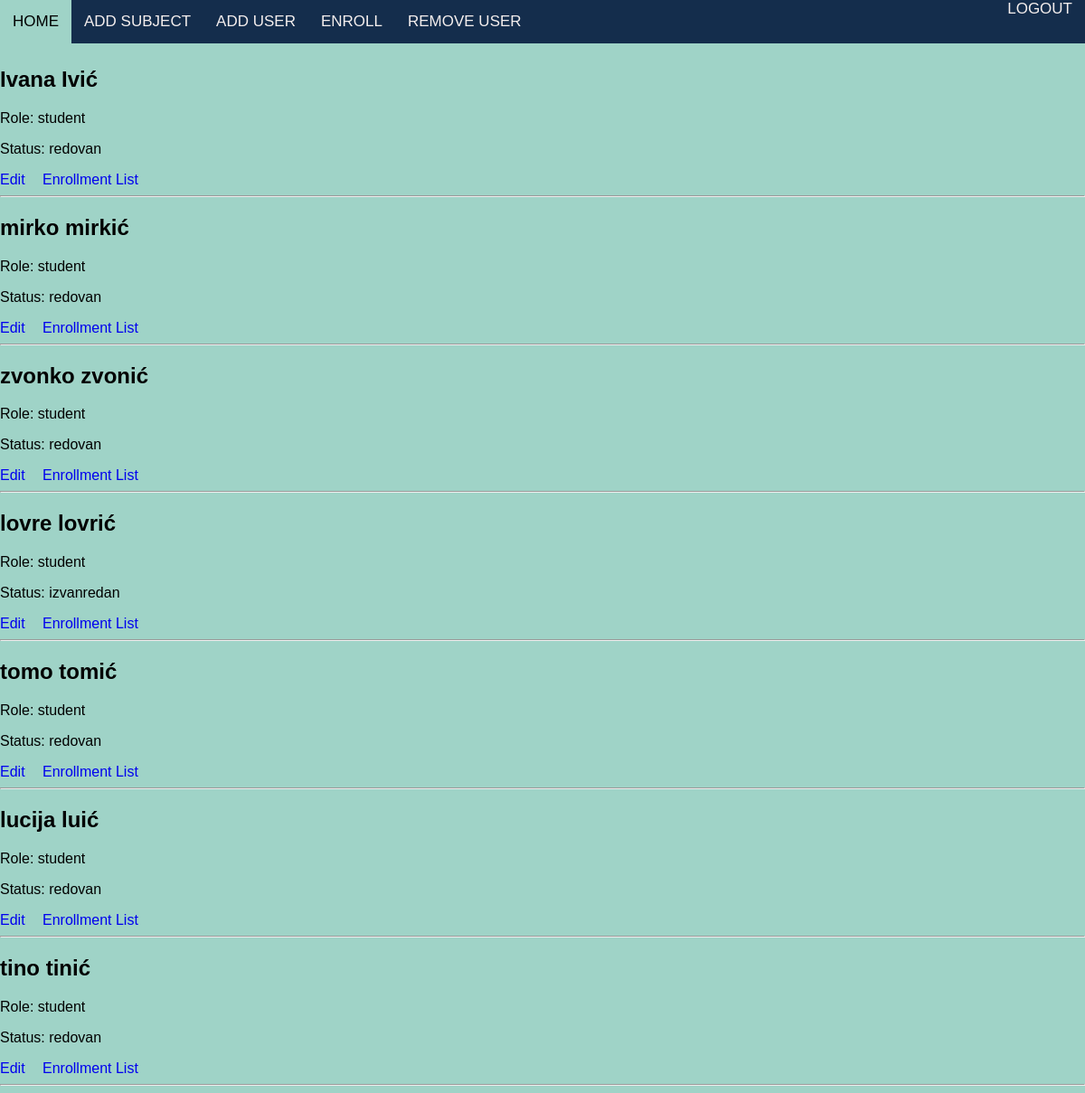
/students/ (signed in), run on an earlier commit of the app's database.
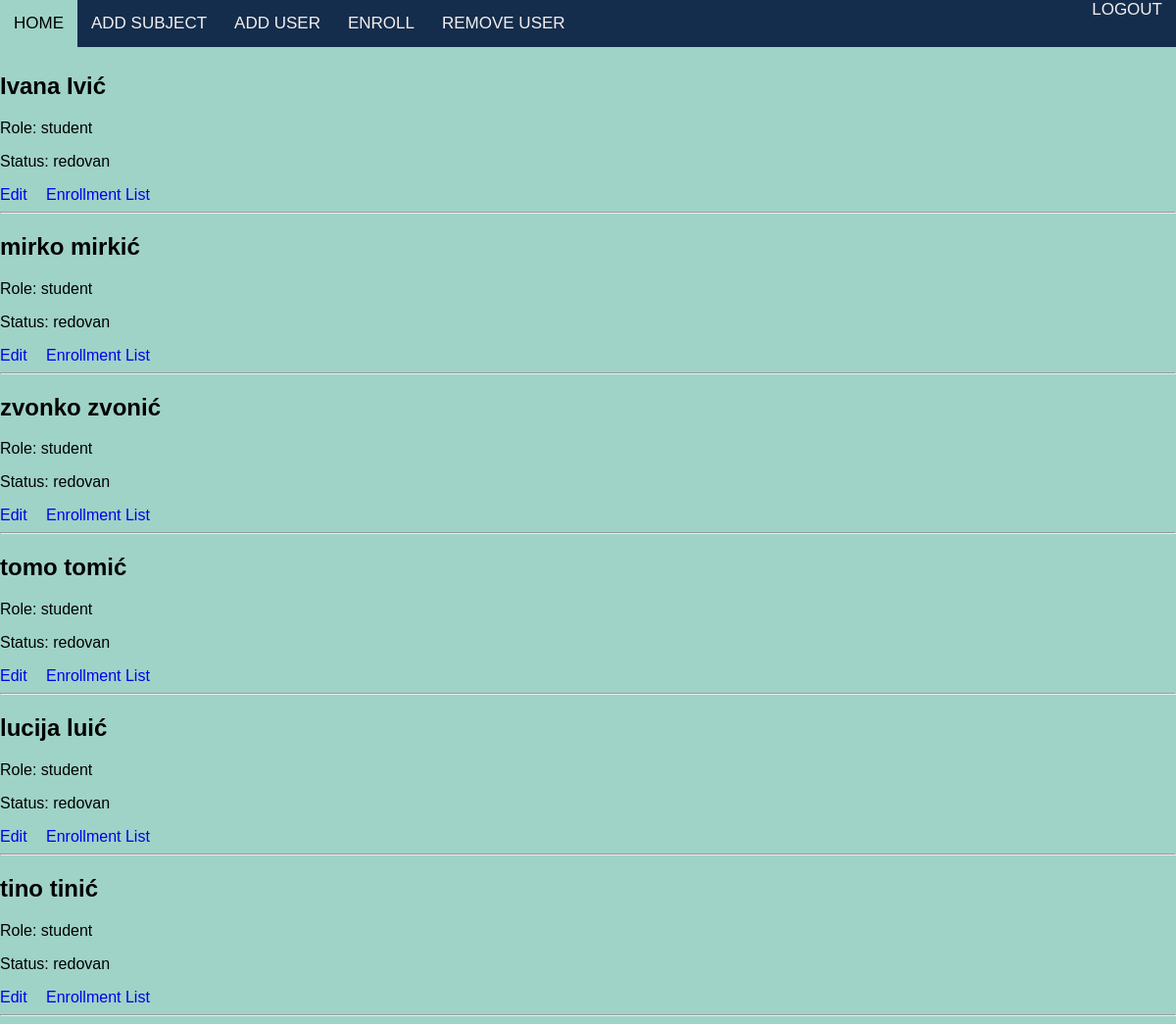
And on a later commit of the database.
### EnrollmentApp/models.py (models this page shows, shortened)
class Korisnici(AbstractUser):
    class RoleChoices(Enum):
        ADMINISTRATOR = 'administrator'
        PROFESOR = 'profesor'
        STUDENT = 'student'
    class StatusChoices(Enum):
        NONE = 'none'
        REDOVAN = 'redovan'
        IZVANREDAN = 'izvanredan'
    role = models.CharField(max_length=20, choices=[(role.value, role.name) for role in RoleChoices])
    status = models.CharField(max_length=20, choices=[(status.value, status.name) for status in StatusChoices])
    user_permissions = models.ManyToManyField(
        Permission,
        verbose_name='user permissions',
        blank=True,
        related_name='korisnici_set'
    )
    groups = models.ManyToManyField(
        'auth.Group',
        verbose_name='groups',
        blank=True,
        related_name='korisnici_set'
    )
    @classmethod
    def get_students(cls):
        return cls.objects.filter(role=cls.RoleChoices.STUDENT.value)

### EnrollmentApp/views.py (the view)
# urls.py: path('students/', views.student_list, name='student_list'),
@login_required
@user_passes_test(check_admin)
def student_list(request):
    students = Korisnici.get_students()
    return render(request, 'student_list.html', {'students': students})

### EnrollmentApp/views.py (called while the page is built)
def check_admin(user):
    return user.role == 'administrator'

### EnrollmentApp/templates/student_list.html (shortened to what this page needs)
{% load static %}
<!DOCTYPE html>
<html>
<head>
    <link rel="stylesheet" type="text/css" href="{% static 'css/style.css' %}">
</head>
<body>
    <nav>
        <div class="nav-left">
            <a href="{% url 'success' %}">HOME</a>
            <a href="{% url 'add_subject' %}">ADD SUBJECT</a>
            <a href="{% url 'add_user' %}">ADD USER</a>
            <a href="{% url 'create_enrollment' %}"> ENROLL</a>
            <a href="{% url 'user_list' %}">REMOVE USER</a>
        </div>
        <div class="nav-right">
            <a href="{% url 'logout' %}" class="logout">LOGOUT</a>
        </div>
    </nav>
    <br>
    <br>
    <br>
    {% for student in students %}
    <div class="student-info">
        <h2>{{ student.first_name }} {{ student.last_name }}</h2>
        <p>Role: {{ student.role }}</p>
        <p>Status: {{ student.status }}</p>
        <a href="{% url 'edit_student' student.id %}" class="list" >Edit  </a>
        <a href="{% url 'enrollment_list' student.id %}" class="list">Enrollment List</a>
    </div>
    <hr>
    {% endfor %}
</body>
</html>

What changed in the data, as far as the page shows it:
removed Korisnici: first_name "lovre", last_name "lovrić", role "student", status "izvanredan"
